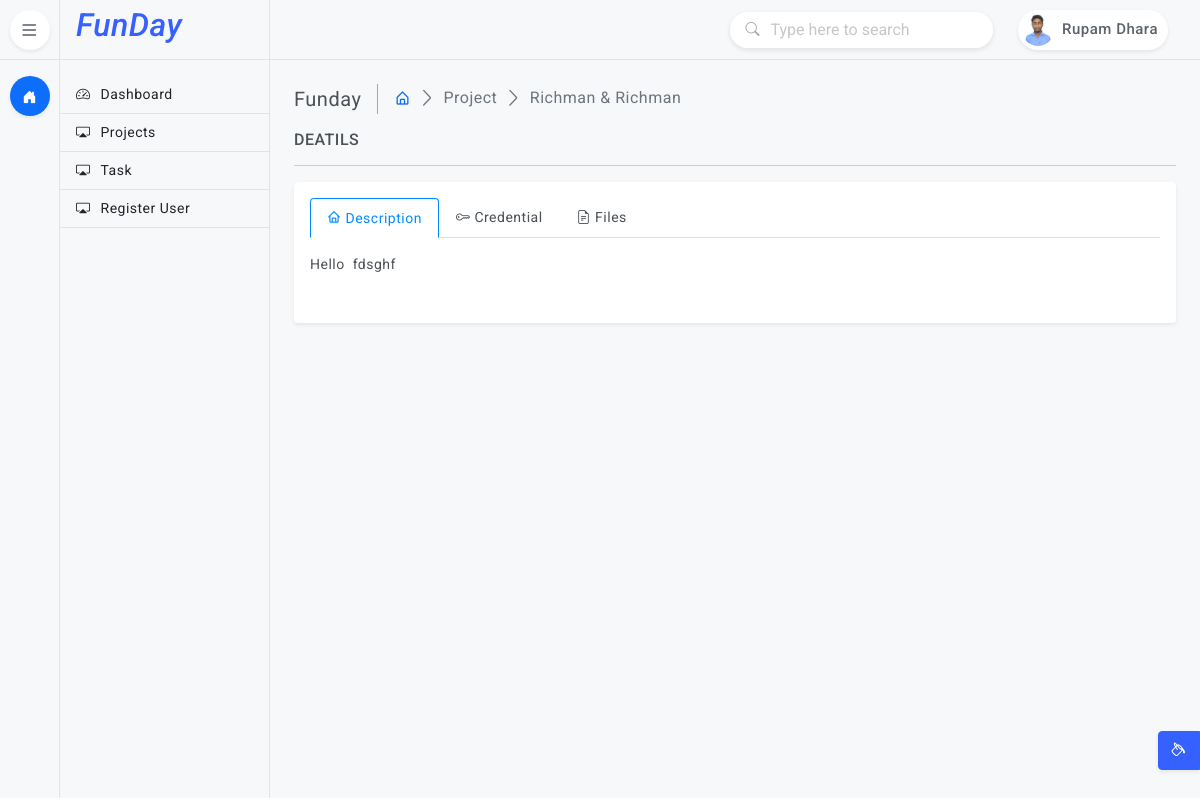
Page /project/richman-richman/ (signed in) on the committed database.
### account/models.py (models this page shows, shortened)
class Member(AbstractUser):
    username = None
    email = models.EmailField(unique=True)
    profile_image = models.ImageField(upload_to='user/', null=True, blank=True)
    designation = models.CharField(max_length=255, null=True, blank=True)
    objects = UserManager()
    USERNAME_FIELD = 'email'
    REQUIRED_FIELDS = []

### project/models.py (models this page shows, shortened)
class Project(models.Model):
    title = models.CharField(max_length=255)
    slug = models.SlugField(default='', null=True, blank=True, max_length=100)
    associate = models.ForeignKey(Member, on_delete=models.CASCADE, null=True, blank=True)
    status = models.ForeignKey(ProjectStatus, on_delete=models.CASCADE)
    description = HTMLField(null=True, blank=True)
    url = models.URLField(default='', null=True, blank=True)
    adminurl = models.URLField(max_length=200, null=True, blank=True)
    username = models.CharField(max_length=255, default='', null=True, blank=True)
    password = models.CharField(max_length=255, default='', null=True, blank=True)
    extra_credential = HTMLField(null=True, blank=True)
    date_created = models.DateTimeField(default=datetime.now)

### project/views.py (the view)
# urls.py: path('<str:slug>/', views.ProjectDetails, name='projectdetails'),
@login_required
def ProjectDetails(request, slug):
    theme = request.session.get('inlineRadioOptions')
    projects = get_object_or_404(Project, slug=slug)
    files = File.objects.filter(project_id=projects.id)
    data = {
        'theme' : theme,
        'projects' : projects,
        'files' : files
    }
    return render(request, 'project-details.html', data)

### project/templatetags/filename_filter.py (called while the page is built)
@register.filter
def filename(value):
    return value.name.split('/')[-1]

@register.filter
def get_extension(value):
    return value.name.split('.')[-1]

### templates/project-details.html (shortened to what this page needs)
{% extends "base.html" %}
{% load filename_filter %}
{% block 'content' %}
    <main class="page-content">
        <div class="page-breadcrumb d-none d-sm-flex align-items-center mb-3">
            <div class="breadcrumb-title pe-3">Funday</div>
            <div class="ps-3">
                <nav aria-label="breadcrumb">
                    <ol class="breadcrumb mb-0 p-0">
                        <li class="breadcrumb-item"><a href="javascript:;"><i class="bx bx-home-alt"></i></a></li>
                        <li class="breadcrumb-item active" aria-current="page">Project</li>
                        <li class="breadcrumb-item active" aria-current="page">{{projects.title}}</li>
                    </ol>
                </nav>
            </div>
        </div>
        <h6 class="mb-0 text-uppercase">Deatils</h6>
        <hr />
        <div class="card">
            <div class="card-body">
                <ul class="nav nav-tabs nav-primary" role="tablist">
                    {% if projects.description %}
                        <li class="nav-item" role="presentation">
                            <a class="nav-link active" data-bs-toggle="tab" href="#primaryhome" role="tab" aria-selected="true">
                                <div class="d-flex align-items-center">
                                    <div class="tab-icon"><i class='bx bx-home font-18 me-1'></i></div>
                                    <div class="tab-title">Description</div>
                                </div>
                            </a>
                        </li>
                    {% endif %}
                    <li class="nav-item" role="presentation">
                        <a class="nav-link" data-bs-toggle="tab" href="#primaryprofile" role="tab" aria-selected="false">
                            <div class="d-flex align-items-center">
                                <div class="tab-icon"><i class='bi bi-key font-18 me-1'></i></div>
                                <div class="tab-title">Credential</div>
                            </div>
                        </a>
                    </li>
                    {% if files %}
                        <li class="nav-item" role="presentation">
                            <a class="nav-link" data-bs-toggle="tab" href="#primarycontact" role="tab" aria-selected="false">
                                <div class="d-flex align-items-center">
                                    <div class="tab-icon"><i class='bi bi-file-earmark-text font-18 me-1'></i></div>
                                    <div class="tab-title">Files</div>
                                </div>
                            </a>
                        </li>
                    {% endif %}
                </ul>
                <div class="tab-content py-3">
                    {% if projects.description %}
                        <div class="tab-pane fade active show" id="primaryhome" role="tabpanel">
                            {{projects.description|safe}}
                        </div>
                    {% endif %}
                </div>
            </div>
        </div>
    </main>
{% endblock 'content' %}

### templates/base.html (shortened to what this page needs)
<!doctype html>
{% if theme == 'dark' %}
<html lang="en" class="dark-theme">
{% else %}
<html lang="en" class="minimal-theme">
{% endif %}
<head>
    <link href="/static/plugins/simplebar/css/simplebar.css" rel="stylesheet" />
    <link href="/static/plugins/perfect-scrollbar/css/perfect-scrollbar.css" rel="stylesheet" />
    <link href="/static/plugins/datatable/css/dataTables.bootstrap5.min.css" rel="stylesheet" />
    <link href="/static/css/bootstrap.min.css" rel="stylesheet" />
    <link href="/static/css/bootstrap-extended.css" rel="stylesheet" />
    <link href="/static/css/style.css" rel="stylesheet" />
    <link href="/static/css/icons.css" rel="stylesheet">
    <link rel="stylesheet" href="https://cdnjs.cloudflare.com/ajax/libs/bootstrap-icons/1.10.5/font/bootstrap-icons.min.css" />
    <link href="/static/css/pace.min.css" rel="stylesheet" />
    <link href="/static/css/dark-theme.css" rel="stylesheet" />
    <link href="/static/css/light-theme.css" rel="stylesheet" />
    <link href="/static/css/semi-dark.css" rel="stylesheet" />
    <link href="/static/css/header-colors.css" rel="stylesheet" />
</head>
<body>
    <div class="wrapper">
        <header class="top-header">
            <nav class="navbar navbar-expand">
                <form class="searchbar d-none d-xl-flex ms-auto">
                    <div class="position-absolute top-50 translate-middle-y search-icon ms-3"><i
                            class="bi bi-search"></i></div>
                    <input class="form-control" type="text" placeholder="Type here to search">
                </form>
                <div class="top-navbar-right ms-3">
                    <ul class="navbar-nav align-items-center">
                        {% if request.user.is_authenticated %}
                            <li class="nav-item dropdown dropdown-large">
                                <a class="nav-link dropdown-toggle dropdown-toggle-nocaret" href="#"
                                    data-bs-toggle="dropdown">
                                    <div class="user-setting d-flex align-items-center gap-1">
                                        <img src="/media/{{ request.user.profile_image }}" class="user-img" alt="">
                                        <div class="user-name d-none d-sm-block">{{ request.user.first_name }} {{ request.user.last_name }}</div>
                                    </div>
                                </a>
                            </li>
                        {% endif %}
                    </ul>
                </div>
            </nav>
        </header>
        <aside class="sidebar-wrapper">
            <div class="iconmenu">
                <div class="nav-toggle-box">
                    <div class="nav-toggle-icon"><i class="bi bi-list"></i></div>
                </div>
                <ul class="nav nav-pills flex-column">
                    <li class="nav-item" data-bs-toggle="tooltip" data-bs-placement="right" title="Dashboards">
                        <button class="nav-link active" data-bs-toggle="pill" data-bs-target="#pills-dashboards"
                            type="button"><i class="bi bi-house-door-fill"></i></button>
                    </li>
                </ul>
            </div>
            <div class="textmenu">
                <div class="brand-logo text-center">
                    <h2 class="text-primary"><em>FunDay </em></h2>
                </div>
                <div class="tab-content">
                    <div class="tab-pane fade active show" id="pills-dashboards">
                        <div class="list-group list-group-flush">
                            <a href="{% url "home" %}" class="list-group-item"><i class="bi bi-speedometer2"></i>Dashboard</a>
                            <a href="{% url "project" %}" class="list-group-item"><i class="bi bi-cast"></i></i>Projects</a>
                            <a href="{% url "task" %}" class="list-group-item"><i class="bi bi-cast"></i></i>Task</a>
                            {% if request.user.is_staff == 1 %}<a href="{% url "registration" %}" class="list-group-item"><i class="bi bi-cast"></i></i>Register User</a>{% endif %}
                        </div>
                    </div>
                </div>
            </div>
        </aside>
        {% block 'content' %}{% endblock 'content' %}
        <div class="switcher-body">
            <button class="btn btn-primary btn-switcher shadow-sm" type="button" data-bs-toggle="offcanvas"
                data-bs-target="#offcanvasScrolling" aria-controls="offcanvasScrolling"><i
                    class="bi bi-paint-bucket me-0"></i></button>
        </div>
    </div>
</body>
</html>

### static/css/style.css (style rules this page uses)
body { font-size: 14px; color: #4c5258; letter-spacing: .5px; font-family: Roboto, sans-serif; background-color: #f7f8fa; overflow-x: hidden; }
.wrapper { width: auto; position: relative }
a { text-decoration: none; }
::placeholder { opacity: 0.4 !important; }
.top-header .navbar { position: fixed; top: 0; left: 270px; right: 0; background-color: #f7f8fa; border-bottom: 1px solid #e2e3e4; background-clip: padding-box; height: 60px; z-index: 10; padding: 0 1.5rem; transition: all .2s; }
.top-header .navbar .searchbar { position: relative; width: 30%; }
.top-header .navbar .searchbar .form-control { border-radius: 30px; border: 1px solid rgb(206 212 218 / 0%); box-shadow: 0 .125rem .25rem rgba(0,0,0,.075); padding-left: 2.5rem; padding-right: 2.5rem; }
.top-header .navbar .searchbar .search-icon, .top-header .navbar .dropdown-searchbar .search-icon { opacity: 0.5; }
.top-header .navbar .user-setting { height: 40px; border-radius: 30px; background-color: #fff; box-shadow: 0 0.125rem 0.25rem rgb(0 0 0 / 8%); }
.dropdown-toggle-nocaret:after { display: none }
.top-header .navbar .dropdown-large { position: relative }
.top-header .navbar .user-img { width: 40px; height: 40px; padding: 4px; border-radius: 50%; object-fit: cover; object-position: top; }
.top-header .navbar .user-name { font-size: 15px; color: #5e636b; font-weight: 500; padding-right: 10px; }
.sidebar-wrapper { position: fixed; top: 0; left: 0; width: 270px; height: 100%; background-color: #ffffff; background-clip: padding-box; border-right: 1px solid #e2e3e4; transition: all .2s; z-index: 16; }
.sidebar-wrapper .iconmenu { position: fixed; top: 0px; left: 0; bottom: 0; width: 60px; height: calc(100% - 0px); background-color: #f7f8fa; background-clip: padding-box; border-right: 1px solid #e2e3e4; display: flex; align-items: start; justify-content: center; z-index: 17; transition: all .2s; }
.sidebar-wrapper .iconmenu .nav-toggle-box { position: fixed; top: 0; left: 0; width: 60px; height: 60px; display: flex; align-items: center; justify-content: center; background-color: #f7f8fa; background-clip: padding-box; border-right: 1px solid rgb(226 227 228 / 0%); border-bottom: 1px solid #e2e3e4; transition: all .2s; z-index: 1; }
.sidebar-wrapper .iconmenu .nav-toggle-box .nav-toggle-icon { width: 40px; height: 40px; line-height: 40px; border-radius: 50%; text-align: center; font-size: 20px; color: #293445; background: #fff; cursor: pointer; border: 1px solid rgb(255 255 255 / 0%); box-shadow: 0 .125rem .25rem rgba(0,0,0,.075)!important; }
.sidebar-wrapper .iconmenu ul.nav { margin-top: 60px; padding-top: 1rem; }
.sidebar-wrapper .textmenu { position: fixed; top: 0px; left: 60px; bottom: 0; width: 210px; height: calc(100% - 0px); background-color: #f7f8fa; background-clip: padding-box; border-right: 1px solid rgb(226 227 228 / 0%); transition: all .2s; z-index: 15; }
.sidebar-wrapper .textmenu .brand-logo { position: fixed; top: 0; left: 60px; width: 210px; height: 60px; padding: 0 1rem; display: flex; align-items: center; justify-content: start; background-color: #f7f8fa; background-clip: padding-box; border-right: 1px solid rgb(226 227 228 / 0%); border-bottom: 1px solid #e2e3e4; transition: all .2s; z-index: 16; }
.sidebar-wrapper .textmenu div.tab-content { margin-top: 60px; padding-top: 1rem; }
.sidebar-wrapper .iconmenu .nav-pills .nav-link { border: 1px solid rgb(255 255 255 / 0%); border-radius: 50%; padding: 0; margin-bottom: 10px; width: 40px; height: 40px; line-height: 40px; color: #293445; background: #fff; box-shadow: 0 .125rem .25rem rgba(0,0,0,.075)!important; }
.sidebar-wrapper .iconmenu .nav-pills .nav-link.active, .iconmenu .nav-pills .show>.nav-link { color: #fff; background-color: #0d6efd; }
.sidebar-wrapper .textmenu .list-group .list-group-item { background-color: transparent; border-bottom: 1px solid #e2e3e4; }
.sidebar-wrapper .textmenu .list-group .list-group-item i { margin-right: 10px; }
.page-content { margin-left: 270px; margin-top: 60px; padding: 1.5rem; transition: all .2s; }
.breadcrumb-title { font-size: 20px; border-right: 1.5px solid #aaa4a4; }
.page-breadcrumb .breadcrumb-item+.breadcrumb-item::before { display: inline-block; padding-right: .5rem; color: #6c757d; font-family: LineIcons; content: "\ea5c"; }
.page-breadcrumb .breadcrumb li.breadcrumb-item { font-size: 16px; }
.btn-switcher { position: fixed; right: 0px; bottom: 30px; border-top-right-radius: 0; border-bottom-right-radius: 0; }

### rows in the picture
Member: user.profile_image (picture), user.first_name "Rupam", user.last_name "Dhara"
Project: title "Richman & Richman", description "Hello fdsghf"
